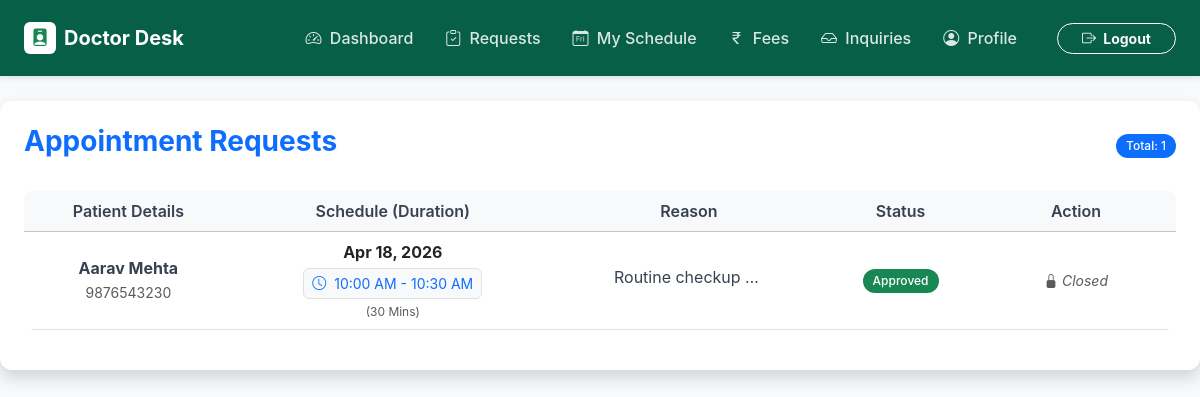
Screenshot of /doctor/appointments.php (signed in) with the database file from the repository.
### tables this page shows
CREATE TABLE `appointments` (
  `id` int(11) NOT NULL,
  `patient_id` int(11) DEFAULT NULL,
  `doctor_id` int(11) DEFAULT NULL,
  `appointment_date` date DEFAULT NULL,
  `appointment_time` time DEFAULT NULL,
  `appointment_end_time` time DEFAULT NULL,
  `reason` text DEFAULT NULL,
  `status` enum('Pending','Approved','Rejected','Cancelled') DEFAULT 'Pending',
  `created_at` timestamp NOT NULL DEFAULT current_timestamp()
);

CREATE TABLE `patients` (
  `id` int(11) NOT NULL,
  `name` varchar(100) NOT NULL,
  `email` varchar(100) DEFAULT NULL,
  `phone` varchar(15) DEFAULT NULL,
  `password` varchar(255) NOT NULL,
  `created_at` timestamp NOT NULL DEFAULT current_timestamp()
);

### doctor/appointments.php (the view, shortened to what this page needs)
<?php
include "../includes/db.php";
$doctor_id = $_SESSION['doctor_id'];
$query = "
    SELECT
        a.id,
        a.appointment_date,
        a.appointment_time,
        a.appointment_end_time,
        a.status,
        a.reason,
        p.name AS patient_name,
        p.phone AS patient_phone,
        p.email AS patient_email
    FROM appointments a
    JOIN patients p ON a.patient_id = p.id
    WHERE a.doctor_id = '$doctor_id'
    ORDER BY a.appointment_date DESC
";
$result = mysqli_query($conn, $query);
?>
<?php include "../includes/doctor-header.php"; ?>
<div class="row">
    <div class="col-md-12">
        <div class="card shadow border-0 p-4">
            <div class="d-flex justify-content-between align-items-center mb-4">
                <h3 class="fw-bold text-primary">Appointment Requests</h3>
                <span class="badge bg-primary rounded-pill">
                    Total: <?php echo mysqli_num_rows($result); ?>
                </span>
            </div>
            <?php if (mysqli_num_rows($result) > 0) { ?>
                <div class="table-responsive">
                    <table class="table table-hover align-middle">
                        <thead class="table-light">
                            <tr>
                                <th>Patient Details</th>
                                <th>Schedule (Duration)</th> <th>Reason</th>
                                <th>Status</th>
                                <th width="200">Action</th>
                            </tr>
                        </thead>
                        <tbody>
                        <?php while ($row = mysqli_fetch_assoc($result)) {
                            $startTime = date('h:i A', strtotime($row['appointment_time']));
                            if (!empty($row['appointment_end_time']) && $row['appointment_end_time'] != '00:00:00') {
                                $endTime = date('h:i A', strtotime($row['appointment_end_time']));
                            } else {
                                $endTime = date('h:i A', strtotime($row['appointment_time'] . ' +30 minutes'));
                            }
                            $start_ts = strtotime($row['appointment_time']);
                            $end_ts   = strtotime($endTime);
                            if(!empty($row['appointment_end_time'])) $end_ts = strtotime($row['appointment_end_time']);
                            $duration_mins = round(abs($end_ts - $start_ts) / 60, 0);
                        ?>
                            <tr>
                                <td>
                                    <div class="fw-bold"><?php echo $row['patient_name']; ?></div>
                                    <small class="text-muted"><?php echo $row['patient_phone']; ?></small>
                                </td>
                                <td>
                                    <div class="fw-bold text-dark mb-1">
                                        <?php echo date('M d, Y', strtotime($row['appointment_date'])); ?>
                                    </div>
                                    <div class="small text-primary bg-light border rounded px-2 py-1 d-inline-block">
                                        <i class="bi bi-clock me-1"></i>
                                        <?php echo $startTime . " - " . $endTime; ?>
                                    </div>
                                    <div class="text-muted small mt-1" style="font-size: 0.75rem;">
                                        (<?php echo $duration_mins; ?> Mins)
                                    </div>
                                </td>
                                <td>
                                    <span class="d-inline-block text-truncate" style="max-width: 150px;" title="<?php echo $row['reason']; ?>">
                                        <?php echo $row['reason']; ?>
                                    </span>
                                </td>
                                <td>
                                    <span class="badge rounded-pill
                                        <?php
                                            if ($row['status'] == 'Approved') echo 'bg-success';
                                            elseif ($row['status'] == 'Rejected') echo 'bg-danger';
                                            else echo 'bg-warning text-dark';
                                        ?>">
                                        <?php echo $row['status']; ?>
                                    </span>
                                </td>
                                <td>
                                    <?php if ($row['status'] == 'Pending') { ?>
                                        <div class="d-flex gap-2">
                                            <a href="?action=approve&id=<?php echo $row['id']; ?>"
                                               class="btn btn-outline-success btn-sm rounded-pill px-3"
                                               title="Approve Appointment">
                                                <i class="bi bi-check-lg"></i>
                                            </a>
                                            <a href="?action=reject&id=<?php echo $row['id']; ?>"
                                               class="btn btn-outline-danger btn-sm rounded-pill px-3"
                                               title="Reject Appointment"
                                               onclick="return confirm('Are you sure you want to REJECT this appointment?');">
                                                <i class="bi bi-x-lg"></i>
                                            </a>
                                        </div>
                                    <?php } else { ?>
                                        <span class="text-muted small fst-italic">
                                            <i class="bi bi-lock-fill"></i> Closed
                                        </span>
                                    <?php } ?>
                                </td>
                            </tr>
                        <?php } ?>
                        </tbody>
                    </table>
                </div>
            <?php } ?>
        </div>
    </div>
</div>
<?php include "../includes/footer.php"; ?>

### assets/css/react-theme.css (style rules this page uses)
:root { --primary: #2563eb; --primary-dark: #1e40af; --bg-main: #f5f7fb; --bg-card: #ffffff; --text-dark: #1f2937; --text-muted: #6b7280; --border-light: #e5e7eb; }
body { margin: 0; font-family: "Inter", "Segoe UI", Arial, sans-serif; background-color: var(--bg-main); color: var(--text-dark); }
.card { background: var(--bg-card); border-radius: 12px; border: 1px solid var(--border-light); box-shadow: 0 10px 25px rgba(0, 0, 0, 0.04); }
.card h1, .card h2, .card h3, .card h4 { font-weight: 600; color: var(--text-dark); }
.table { background: #fff; border-radius: 10px; overflow: hidden; }
.table thead { background-color: #f1f3f9; }
.table th { font-weight: 600; color: #374151; text-align: center; }
.table td { text-align: center; vertical-align: middle; color: #374151; }
.badge { padding: 6px 10px; font-size: 12px; border-radius: 20px; font-weight: 500; }

### includes/doctor-header.php (style rules this page uses)
body { background-color: #f8f9fa; }

### rows the page displays
appointments: patient.name "Aarav Mehta", patient.phone "9876543230", appointment_date "Apr 18, 2026", appointment_time "10:00 AM", appointment_end_time "10:30 AM", duration_mins "30", reason "Routine checkup…", status "Approved", shows "Closed"

### other values shown
mysqli_num_rows($result) "1"
